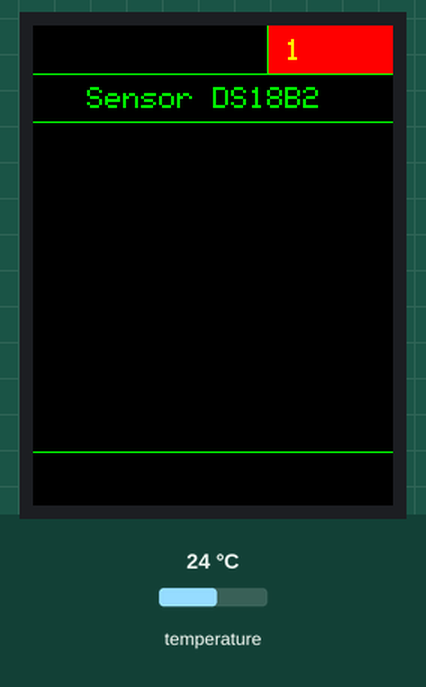
A program run on a simulated ESP32. Parts: 240×320 colour display. Inputs (shaded band) come from the test bench; at power-on: temperature 24 °C. What the program prints to the serial monitor is not drawn.

Above: at 1.3 s.
At 2.4 s:
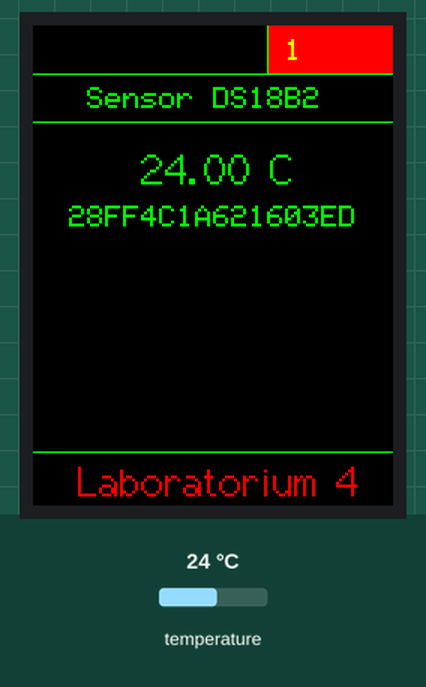
2.5 s: temperature set to 12 °C
At 5.6 s:
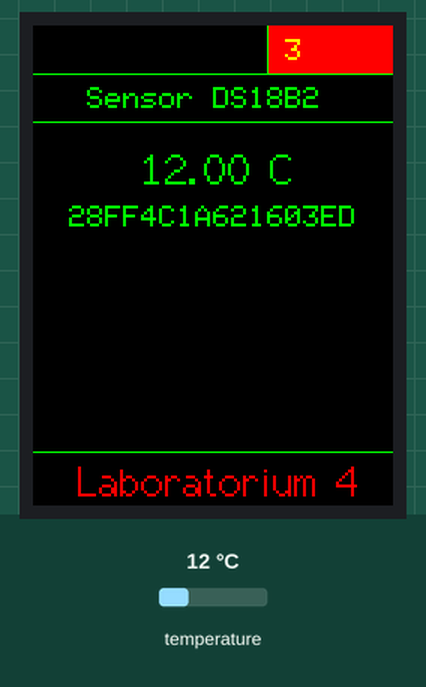
8.0 s: temperature set to 19 °C
At 10.5 s:
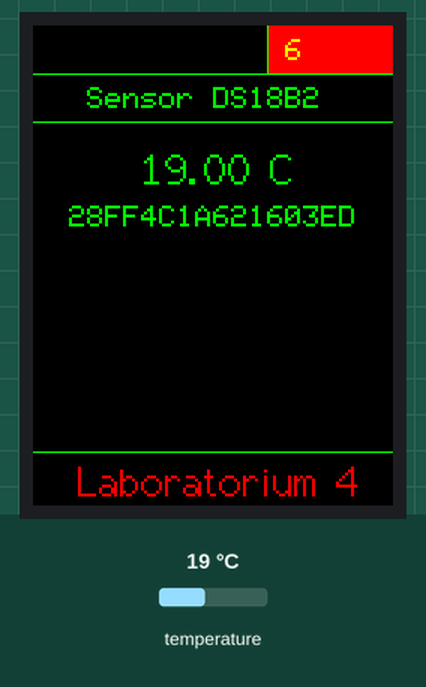
11.5 s: temperature set to 28 °C
At 14.1 s:
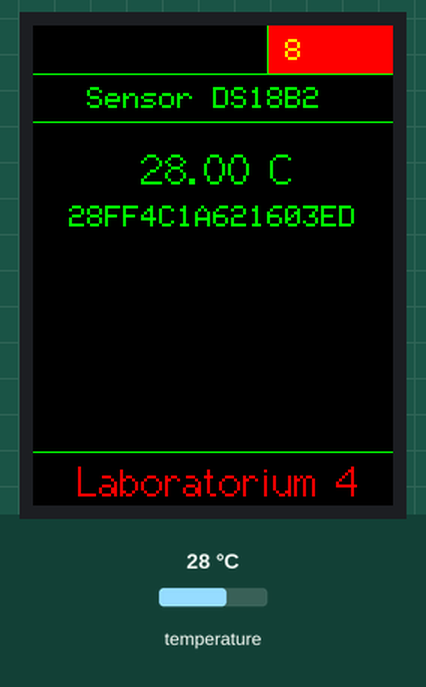
Timing chart, 0 to 15.6 s (numbered marks = the images above; inputs shaded):
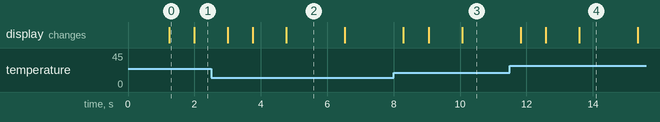

The program:

main.cpp
```cpp
#include <Arduino.h>

// 30.07.2022
// dla nodemcu-32s
// współpraca z TFT ili9341
#include <SPI.h>
#include <TFT_eSPI.h>
TFT_eSPI tft = TFT_eSPI();
#define COLORT1 TFT_BLACK
#define COLORT2 TFT_GREEN
#define COLORT3 TFT_RED
// Invoke library, pins defined in User_Setup.h

#include <DS18B20.h> //https://github.com/matmunk/DS18B20
DS18B20 ds(14);      // pin GPIO14
uint8_t address[8];

uint32_t count = 0;

void setup(void)
{
  Serial.begin(115200);
  delay(1000);
  tft.init();
  tft.setRotation(0);
  tft.fillScreen(COLORT1);
  tft.setTextSize(2);
  Serial.println();
  Serial.print("TFT Init OK");

  ds.getAddress(address);
}

float temp1 = 1;
char addressStr[20];

void loop(void)
{

  count++;

  tft.drawLine(tft.width() * 0.65, 0, tft.width() * 0.65, tft.height() * 0.1, COLORT2);
  tft.fillRect(tft.width() * 0.655, 0, tft.width() * 0.35, tft.height() * 0.1, COLORT3);
  tft.setCursor(tft.width() * 0.7, tft.height() * 0.03, 1);
  tft.setTextColor(TFT_YELLOW);
  tft.print(String(count));

  tft.drawLine(0, tft.height() * 0.1, tft.width(), tft.height() * 0.1, COLORT2);
  tft.drawLine(0, tft.height() * 0.2, tft.width(), tft.height() * 0.2, COLORT2);
  tft.drawLine(0, tft.height() * 0.89, tft.width(), tft.height() * 0.89, COLORT2);

  tft.setCursor(tft.width() * 0.15, tft.height() * 0.13, 1);
  tft.setTextColor(COLORT2);
  tft.print("Sensor DS18B2");

  ds.select(address);

  float temp1_prev = temp1;
  temp1 = ds.getTempC();

  tft.setCursor(tft.width() * 0.3, tft.height() * 0.25, 2);
  tft.setTextColor(COLORT1);
  tft.print(String(temp1_prev) + " C");

  tft.setCursor(tft.width() * 0.1, tft.height() * 0.375, 1);
  tft.setTextColor(COLORT1);
  tft.print(addressStr);

  tft.setCursor(tft.width() * 0.3, tft.height() * 0.25, 2);
  tft.setTextColor(COLORT2);
  tft.print(String(temp1) + " C");

  for (int i = 0; i < sizeof(address); i++)
  {
    sprintf(&addressStr[i * 2], "%02X", address[i]);
  }

  tft.setCursor(tft.width() * 0.1, tft.height() * 0.375, 1);
  tft.setTextColor(COLORT2);
  tft.print(addressStr);

  tft.setCursor(tft.width() * 0.125, tft.height() * 0.9, 2);
  tft.setTextColor(COLORT3);
  tft.print("Laboratorium 4");

  delay(1000);
}
```

Measured:
- what the display in image 0 shows lasts 0.8 s, from 1.2 s to 2.0 s
